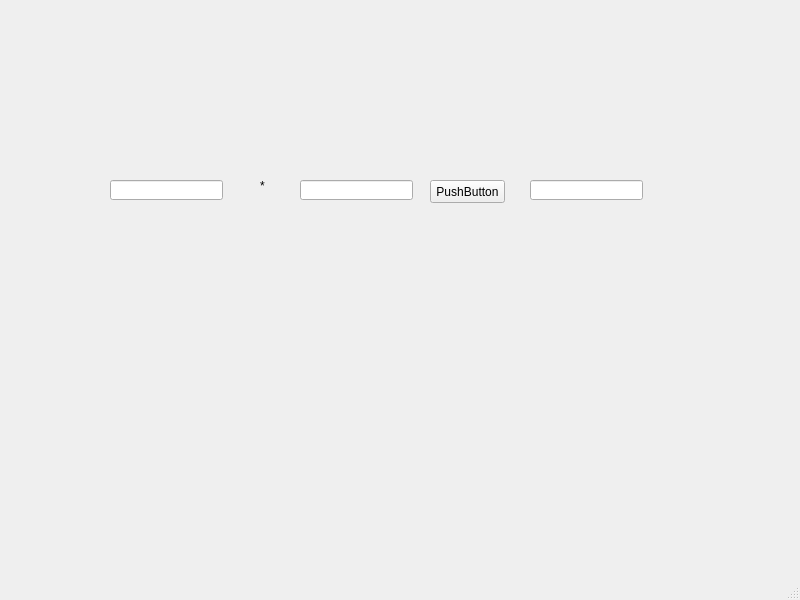
<?xml version="1.0" encoding="UTF-8"?>
<ui version="4.0">
 <class>MainWindow</class>
 <widget class="QMainWindow" name="MainWindow">
  <property name="geometry">
   <rect>
    <x>0</x>
    <y>0</y>
    <width>800</width>
    <height>600</height>
   </rect>
  </property>
  <property name="windowTitle">
   <string>MainWindow</string>
  </property>
  <widget class="QWidget" name="centralwidget">
   <widget class="QLabel" name="lbl">
    <property name="geometry">
     <rect>
      <x>260</x>
      <y>180</y>
      <width>56</width>
      <height>12</height>
     </rect>
    </property>
    <property name="text">
     <string>*</string>
    </property>
   </widget>
   <widget class="QLineEdit" name="le1">
    <property name="geometry">
     <rect>
      <x>110</x>
      <y>180</y>
      <width>113</width>
      <height>20</height>
     </rect>
    </property>
   </widget>
   <widget class="QLineEdit" name="le2">
    <property name="geometry">
     <rect>
      <x>300</x>
      <y>180</y>
      <width>113</width>
      <height>20</height>
     </rect>
    </property>
   </widget>
   <widget class="QLineEdit" name="le3">
    <property name="geometry">
     <rect>
      <x>530</x>
      <y>180</y>
      <width>113</width>
      <height>20</height>
     </rect>
    </property>
   </widget>
   <widget class="QPushButton" name="pb">
    <property name="geometry">
     <rect>
      <x>430</x>
      <y>180</y>
      <width>75</width>
      <height>23</height>
     </rect>
    </property>
    <property name="text">
     <string>PushButton</string>
    </property>
   </widget>
  </widget>
  <widget class="QMenuBar" name="menubar">
   <property name="geometry">
    <rect>
     <x>0</x>
     <y>0</y>
     <width>800</width>
     <height>21</height>
    </rect>
   </property>
  </widget>
  <widget class="QStatusBar" name="statusbar"/>
 </widget>
 <resources/>
 <connections/>
</ui>
